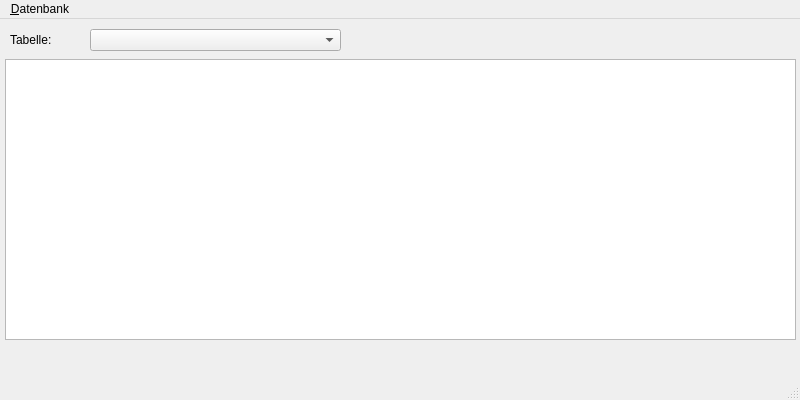
<?xml version="1.0" encoding="UTF-8"?>
<ui version="4.0">
 <class>MainWindow</class>
 <widget class="QMainWindow" name="MainWindow">
  <property name="geometry">
   <rect>
    <x>0</x>
    <y>0</y>
    <width>800</width>
    <height>400</height>
   </rect>
  </property>
  <property name="windowTitle">
   <string>Tabellenbetrachter</string>
  </property>
  <widget class="QWidget" name="centralwidget">
   <widget class="QTableWidget" name="tableWidget">
    <property name="geometry">
     <rect>
      <x>5</x>
      <y>40</y>
      <width>791</width>
      <height>281</height>
     </rect>
    </property>
   </widget>
   <widget class="QComboBox" name="cbTable">
    <property name="geometry">
     <rect>
      <x>90</x>
      <y>10</y>
      <width>251</width>
      <height>22</height>
     </rect>
    </property>
   </widget>
   <widget class="QLabel" name="lblTable">
    <property name="geometry">
     <rect>
      <x>10</x>
      <y>10</y>
      <width>49</width>
      <height>22</height>
     </rect>
    </property>
    <property name="text">
     <string>Tabelle:</string>
    </property>
   </widget>
  </widget>
  <widget class="QMenuBar" name="menubar">
   <property name="geometry">
    <rect>
     <x>0</x>
     <y>0</y>
     <width>800</width>
     <height>22</height>
    </rect>
   </property>
   <widget class="QMenu" name="menu_Datenbank">
    <property name="title">
     <string>&amp;Datenbank</string>
    </property>
    <addaction name="actionOpen"/>
    <addaction name="separator"/>
    <addaction name="actionExit"/>
   </widget>
   <addaction name="menu_Datenbank"/>
  </widget>
  <widget class="QStatusBar" name="statusbar"/>
  <action name="actionOpen">
   <property name="icon">
    <iconset theme="QIcon::ThemeIcon::FolderOpen"/>
   </property>
   <property name="text">
    <string>Öffnen</string>
   </property>
  </action>
  <action name="actionExit">
   <property name="icon">
    <iconset theme="QIcon::ThemeIcon::ApplicationExit"/>
   </property>
   <property name="text">
    <string>Be&amp;enden</string>
   </property>
  </action>
 </widget>
 <resources/>
 <connections/>
</ui>
